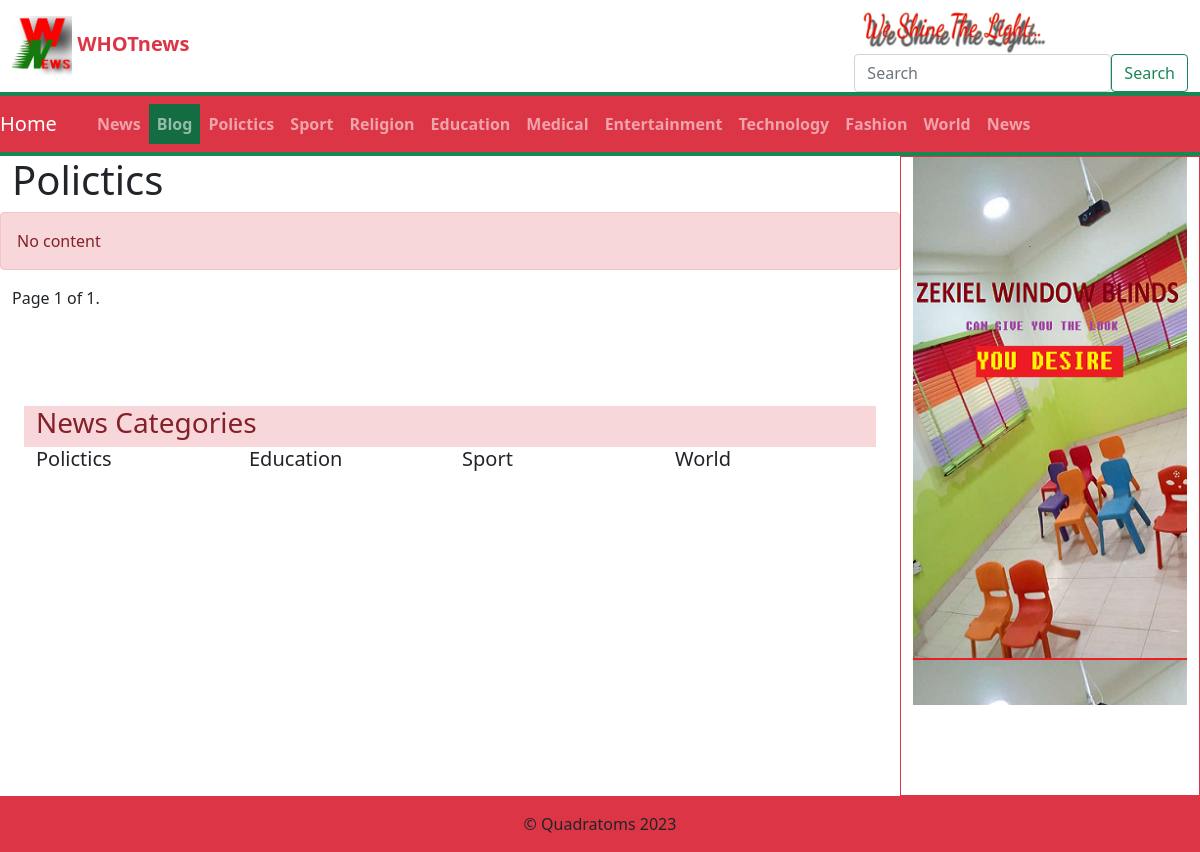
Page /cat/1/ on the committed database.
### news/models.py (models this page shows)
class cartegory(models.Model):
	catlist='News Polictics World Religion Education Fashion Technology Entertainment Medical Sport'
	CAT=models.TextChoices('CAT', catlist)
	cat=models.CharField(choices=CAT.choices, max_length=15)
	def __str__(self):
		return self.cat

### news/views.py (the view)
# urls.py: path('cat/<slug:id>/', newscat),
def newscat(request, id):
    if 'search' in request.POST:
        print(22)
        keywords = request.POST.get('keywords')
        a='/search='+ keywords + '/'
        return redirect(a)
    c=idk()
    newscat= cartegory.objects.get(id=id)
    cats= Newsmodel.objects.filter(newscat=newscat.id)
    p=Paginator(cats, 20)
    pnum= request.GET.get('page', 1)
    catlist = p.get_page(pnum)
    catlist.name=newscat#instance value for catlist
    print(newscat)
    print(catlist)
    catlink=cartegory.objects.all()
    return render(request, 'newscat.html', {'c':c,'catlink':catlink, 'catlist':catlist})

### news/viewengine.py (called while the page is built, shortened)
def catmake(cat, num=None):
    b=[]
    a = cartegory.objects.get(cat=cat)
    n=Newsmodel.objects.filter(newscat=a).order_by('-date')
    if num==None:
        return n

def idk():
    first=catmake('Polictics')
    first.name=cartegory.objects.get(cat='Polictics')
    second=catmake('Education')
    second.name=cartegory.objects.get(cat='Education')
    third=catmake('Sport')
    third.name=cartegory.objects.get(cat='Sport')
    fourth=catmake('World')
    fourth.name=cartegory.objects.get(cat='World')
    c= [first, second, third, fourth]
    return c

### news/templates/newscat.html (shortened to what this page needs)
{% extends "base.html" %}
{% block content %}
<div>
	<h1> {{ catlist.name }} </h1>
</div>
<div>
	<div class="row">
		{% for each in catlist  %}
			<div class="col-12 col-sm-6 col-md-4 col-xl-3" style="">
				<div class="card mb-4 my-5 " ><a href="/news/{{ each.id }}"><img class="card-img-top" height="200px"
							src="{{ each.article_img }}" alt="{{ each.heading }}" /></a>
					<div class="card-body">
						<div class="small text-muted">{{ each.date }}</div>
						<h2 class="card-title h4">{{ each.heading }}</h2>
						<p class="card-text">{{ each.content |safe | truncatewords:25 }}</p><a class="btn btn-danger" href="/news/{{ each.id }}">Read more
							→</a>
					</div>
				</div>
			</div>
			{% empty %}
			<div class="alert alert-danger">No content</div>
			{% endfor %}
		</div>
	<div class="nav">
		<span class="">
			<span class="current">
				Page {{ catlist.number }} of {{ catlist.paginator.num_pages }}.
			</span>
		</span>
	</div>
</div>
{% endblock content %}

### news/templates/base.html (shortened to what this page needs)
{% load static %}
<!doctype html>
<html lang="en">
<head>
	<link href="https://cdn.jsdelivr.net/npm/bootstrap@5.0.2/dist/css/bootstrap.min.css" rel="stylesheet"
>
</head>
<body style="background-color:white ;">
	<header>
		<div class='container-fluid'>
			<nav class=" justify-content-between  align-items-center d-flex">
				<a class="navbar-brand col" href="/">
					<img src='{% static "logo.png" %}' width="60" height="60" alt="whotnews icon">
					<span class="text-danger" style="font-weight: 800;">WHOTnews</span>
				</a>
				<div>
					<img src='{% static "shine.png" %}' width="200" height="" alt="whotnews icon">
					<br>
					<form method='post' class="d-flex align-items-center my-0 my-lg-0">
						<input class="form-control mr-sm-2" required type="search" placeholder="Search" name='keywords'
							aria-label="Search">
						<button class="btn btn-outline-success my-2 my-sm-0" name='search' type="submit">Search</button>
					</form>
				</div>
			</nav>
		</div>
		<div class="pt-1 py-1 bg-success">
			<nav class="navbar navbar-expand-md navbar-dark bg-danger">
				<div class="collapse navbar-collapse" id="navbarTogglerDemo01">
					<a class="navbar-brand" href="/">Home</a>
					<ul class="navbar-nav mr-auto mt-2 mt-lg-0 fw-bold text-white mx-3">
						<li class="nav-item active">
							<a class="nav-link" href="/allpost/">News</a>
						</li>
						<li class="nav-item btn-success active">
							<a class="nav-link" href="/whot/">Blog</a>
						</li>
						{% for each in catlink %}
						<li class="nav-item active">
							<a class="nav-link" href="/cat/{{ each.id }}">{{ each.cat }}</a>
						</li>
						{% endfor %}
					</ul>
				</div>
			</nav>
		</div>
	</header>
	<div class='container-fluid ' >
		<div class='row justify-content-center'>
			<main class='col-md-9' style="background-color: white;  height: 80vh;
			overflow-y: scroll;">
				<div class='mb-5 pb-5'>
					{% block content %}
					{% endblock content %}
				</div>
				<div class='container-fluid'>
					<div class='row alert-danger'>
						<h3>News Categories</h3>
					</div>
					<div class='row'>
						{% for cat in c %}
						{% if cat != None %}
						<div class='col-md-3'>
							<h5>{{ cat.name }}</h5>
						</div>
						{% endif %}
						{% endfor %}
					</div>
				</div>
			</main>
			<aside class='col-md-3 border border-danger'>
				<div>
					<div class="d-flex align-items-start flex-column justify-content-around">
						<div style="background-image: url('/static/zekiel.png'); background-size: contain; width:100%; aspect-ratio: 1 / 2;">
						</div>
					</div>
				</div>
			</aside>
		</div>
	</div>
	<footer class='bg-danger'>
		<div class="d-flex justify-content-center py-3">
			© Quadratoms 2023
		</div>
	</footer>
</body>
</html>

### rows in the picture
cartegory: cat "Polictics", name "Polictics", name "Polictics"
cartegory: cat "Sport", name "Sport"
cartegory: cat "Religion"
cartegory: cat "Education", name "Education"
cartegory: cat "Medical"
cartegory: cat "Entertainment"
cartegory: cat "Technology"
cartegory: cat "Fashion"
cartegory: cat "World", name "World"
cartegory: cat "News"

### other values in the picture
{{ catlist.number }} "1"
{{ catlist.paginator.num_pages }} "1"
